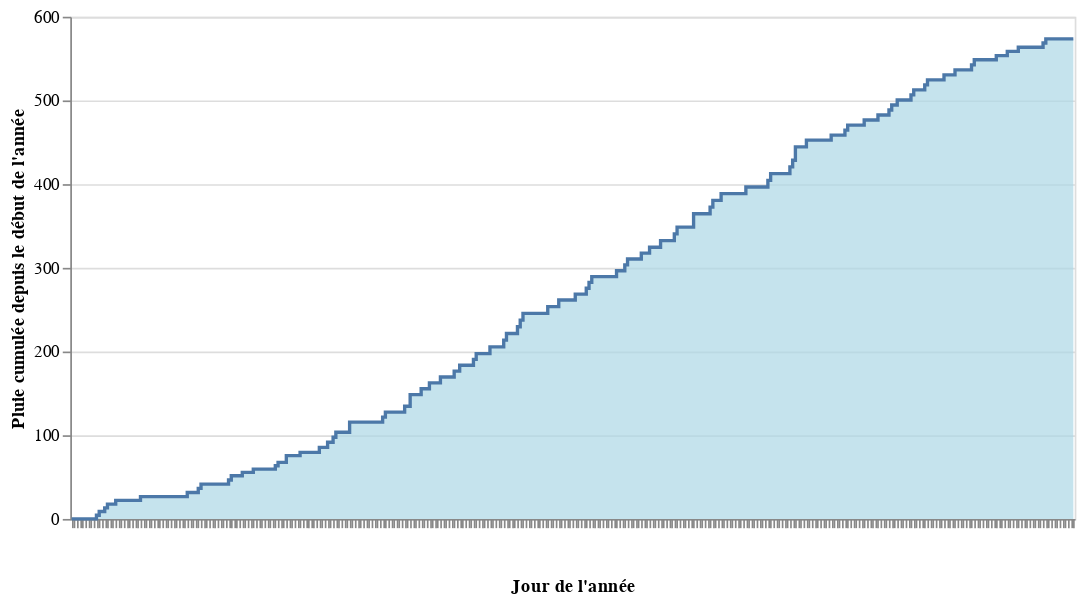

The cell this chart's notebook holds for it:
### Markdown cell above
## Dimensionnement cuve

Dans un premier temps, voyons la hauteur cumulée d'eau tombée.

### Code cell
precipitations['cumul']=np.cumsum(precipitations.mm)
alt.Chart(precipitations).mark_area(
    color="lightblue",
    interpolate='step-after',
    line=True
).encode(
    x=alt.X('doy', title = "Jour de l'année", axis = alt.Axis(labelOpacity=0)),
    y=alt.Y('cumul', title = "Pluie cumulée depuis le début de l'année")
).properties(width=600)

### Figure 1 — Vega-Lite specification as saved in the notebook (floating-point values rounded to 4 significant figures; data arrays with more than 128 entries replaced by an {"elided": "..."} marker saying what was removed)
{"config": {"view": {"continuousWidth": 400, "continuousHeight": 300}}, "data": {"name": "data-e4ff3c464fbff379d81f517c87ba3206"}, "mark": {"type": "area", "color": "lightblue", "interpolate": "step-after", "line": true}, "encoding": {"x": {"axis": {"labelOpacity": 0}, "field": "doy", "title": "Jour de l'année", "type": "nominal"}, "y": {"field": "cumul", "title": "Pluie cumulée depuis le début de l'année", "type": "quantitative"}}, "width": 600, "$schema": "https://vega.github.io/schema/vega-lite/v4.17.0.json", "datasets": {"data-e4ff3c464fbff379d81f517c87ba3206": {"elided": "365 records"}}}
